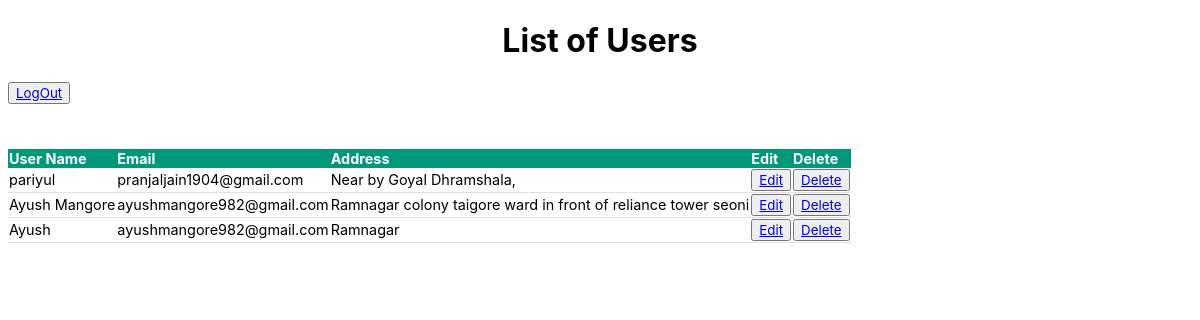
Page /nemesis/info/ (signed in) on the earlier database version.
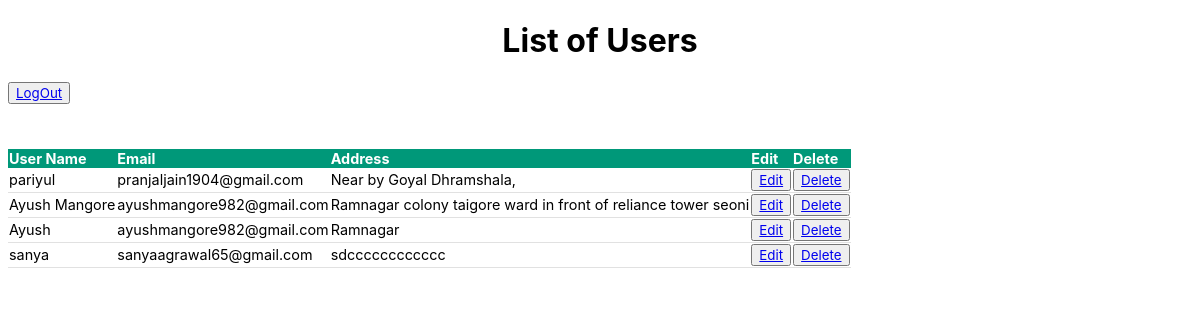
Same page on the later database version.
### nemesis/models.py (models this page shows, shortened)
class myuser(models.Model):
    username = models.CharField(max_length=30)
    phone = models.CharField(max_length=12,default='NA')
    email = models.EmailField()
    address = models.CharField(max_length=100)
    password = models.CharField(max_length=20)
    is_verified = models.BooleanField(default=False)

### nemesis/views.py (the view)
# urls.py: path('info/',showInfo,name="info"),
def showInfo(request):
    if 'username' not in request.session:
        return redirect('/nemesis')
    users = myuser.objects.all()
    data={'users' : users}
    res = render(request,'nemesis/info.html',data)
    return HttpResponse(res)

### templates/nemesis/info.html (shortened to what this page needs)
<!DOCTYPE html>
{% load static %}
<html lang="en">
<head>
    <link rel="stylesheet" href="{% static 'css/info.css' %}">
</head>
<body>
    <h1>List of Users</h1>
    <button><a href="{% url 'logout' user.id %}">LogOut</a></button>
    <br>
    <br>
    <div>
    <table class="content-table">
        <thead>
            <tr>
                <th>User Name</th>
                <th>Email</th>
                <th>Address</th>
                <th>Edit</th>
                <th>Delete</th>
            </tr>
        </thead>
        <tbody>
            {% for user in users %}
            <tr>
                <td>{{ user.username }}</td>
                <td>{{ user.email }}</td>
                <td>{{ user.address }}</td>
                <td><button><a href="{% url 'update' user.id %}">Edit</a></button></td>
                <td><button><a href="{% url 'delete' user.id %}">Delete</a></button></td>
            </tr>
            {% endfor %}
        </tbody>
    </table>
    </div>
</body>
</html>

Differences in the rows shown:
added myuser: username "sanya", email "sanyaagrawal65@gmail.com", address "sdcccccccccccc"
